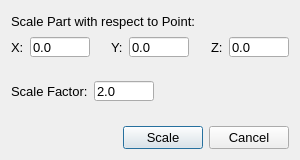
<?xml version="1.0" encoding="UTF-8"?>
<ui version="4.0">
 <class>scaleDialog</class>
 <widget class="QDialog" name="scaleDialog">
  <property name="windowModality">
   <enum>Qt::NonModal</enum>
  </property>
  <property name="geometry">
   <rect>
    <x>0</x>
    <y>0</y>
    <width>300</width>
    <height>160</height>
   </rect>
  </property>
  <property name="sizePolicy">
   <sizepolicy hsizetype="Preferred" vsizetype="Preferred">
    <horstretch>0</horstretch>
    <verstretch>0</verstretch>
   </sizepolicy>
  </property>
  <property name="windowTitle">
   <string>Scale</string>
  </property>
  <property name="modal">
   <bool>false</bool>
  </property>
  <layout class="QHBoxLayout" name="horizontalLayout_5">
   <item>
    <layout class="QVBoxLayout" name="verticalLayout">
     <item>
      <layout class="QHBoxLayout" name="horizontalLayout">
       <item>
        <widget class="QLabel" name="ScaleWRTPointLabel">
         <property name="font">
          <font>
           <pointsize>10</pointsize>
          </font>
         </property>
         <property name="text">
          <string>Scale Part with respect to Point:</string>
         </property>
        </widget>
       </item>
       <item>
        <spacer name="horizontalSpacer_3">
         <property name="orientation">
          <enum>Qt::Horizontal</enum>
         </property>
         <property name="sizeHint" stdset="0">
          <size>
           <width>158</width>
           <height>20</height>
          </size>
         </property>
        </spacer>
       </item>
      </layout>
     </item>
     <item>
      <layout class="QHBoxLayout" name="horizontalLayout_2">
       <item>
        <widget class="QLabel" name="XLabel">
         <property name="font">
          <font>
           <pointsize>10</pointsize>
          </font>
         </property>
         <property name="text">
          <string>X:</string>
         </property>
        </widget>
       </item>
       <item>
        <widget class="QLineEdit" name="XLineEdit">
         <property name="sizePolicy">
          <sizepolicy hsizetype="Maximum" vsizetype="Fixed">
           <horstretch>0</horstretch>
           <verstretch>0</verstretch>
          </sizepolicy>
         </property>
         <property name="minimumSize">
          <size>
           <width>60</width>
           <height>16</height>
          </size>
         </property>
         <property name="maximumSize">
          <size>
           <width>60</width>
           <height>22</height>
          </size>
         </property>
         <property name="font">
          <font>
           <pointsize>10</pointsize>
          </font>
         </property>
         <property name="text">
          <string>0.0</string>
         </property>
        </widget>
       </item>
       <item>
        <spacer name="horizontalSpacer">
         <property name="orientation">
          <enum>Qt::Horizontal</enum>
         </property>
         <property name="sizeHint" stdset="0">
          <size>
           <width>28</width>
           <height>20</height>
          </size>
         </property>
        </spacer>
       </item>
       <item>
        <widget class="QLabel" name="YLabel">
         <property name="font">
          <font>
           <pointsize>10</pointsize>
          </font>
         </property>
         <property name="text">
          <string>Y:</string>
         </property>
        </widget>
       </item>
       <item>
        <widget class="QLineEdit" name="YLineEdit">
         <property name="sizePolicy">
          <sizepolicy hsizetype="Maximum" vsizetype="Fixed">
           <horstretch>0</horstretch>
           <verstretch>0</verstretch>
          </sizepolicy>
         </property>
         <property name="minimumSize">
          <size>
           <width>60</width>
           <height>16</height>
          </size>
         </property>
         <property name="maximumSize">
          <size>
           <width>60</width>
           <height>22</height>
          </size>
         </property>
         <property name="font">
          <font>
           <pointsize>10</pointsize>
          </font>
         </property>
         <property name="text">
          <string>0.0</string>
         </property>
        </widget>
       </item>
       <item>
        <spacer name="horizontalSpacer_2">
         <property name="orientation">
          <enum>Qt::Horizontal</enum>
         </property>
         <property name="sizeHint" stdset="0">
          <size>
           <width>28</width>
           <height>20</height>
          </size>
         </property>
        </spacer>
       </item>
       <item>
        <widget class="QLabel" name="ZLabel">
         <property name="font">
          <font>
           <pointsize>10</pointsize>
          </font>
         </property>
         <property name="text">
          <string>Z:</string>
         </property>
        </widget>
       </item>
       <item>
        <widget class="QLineEdit" name="ZLineEdit">
         <property name="sizePolicy">
          <sizepolicy hsizetype="Maximum" vsizetype="Fixed">
           <horstretch>0</horstretch>
           <verstretch>0</verstretch>
          </sizepolicy>
         </property>
         <property name="minimumSize">
          <size>
           <width>60</width>
           <height>16</height>
          </size>
         </property>
         <property name="maximumSize">
          <size>
           <width>60</width>
           <height>22</height>
          </size>
         </property>
         <property name="font">
          <font>
           <pointsize>10</pointsize>
          </font>
         </property>
         <property name="text">
          <string>0.0</string>
         </property>
        </widget>
       </item>
      </layout>
     </item>
     <item>
      <spacer name="verticalSpacer_2">
       <property name="orientation">
        <enum>Qt::Vertical</enum>
       </property>
       <property name="sizeHint" stdset="0">
        <size>
         <width>20</width>
         <height>40</height>
        </size>
       </property>
      </spacer>
     </item>
     <item>
      <layout class="QHBoxLayout" name="horizontalLayout_3">
       <item>
        <widget class="QLabel" name="ScaleFactLabel">
         <property name="font">
          <font>
           <pointsize>10</pointsize>
          </font>
         </property>
         <property name="text">
          <string>Scale Factor:</string>
         </property>
        </widget>
       </item>
       <item>
        <widget class="QLineEdit" name="ScaleFactorLineEdit">
         <property name="sizePolicy">
          <sizepolicy hsizetype="Maximum" vsizetype="Fixed">
           <horstretch>0</horstretch>
           <verstretch>0</verstretch>
          </sizepolicy>
         </property>
         <property name="minimumSize">
          <size>
           <width>60</width>
           <height>16</height>
          </size>
         </property>
         <property name="maximumSize">
          <size>
           <width>60</width>
           <height>22</height>
          </size>
         </property>
         <property name="font">
          <font>
           <pointsize>10</pointsize>
          </font>
         </property>
         <property name="text">
          <string>2.0</string>
         </property>
        </widget>
       </item>
       <item>
        <spacer name="horizontalSpacer_4">
         <property name="orientation">
          <enum>Qt::Horizontal</enum>
         </property>
         <property name="sizeHint" stdset="0">
          <size>
           <width>188</width>
           <height>20</height>
          </size>
         </property>
        </spacer>
       </item>
      </layout>
     </item>
     <item>
      <spacer name="verticalSpacer">
       <property name="orientation">
        <enum>Qt::Vertical</enum>
       </property>
       <property name="sizeHint" stdset="0">
        <size>
         <width>20</width>
         <height>40</height>
        </size>
       </property>
      </spacer>
     </item>
     <item>
      <layout class="QHBoxLayout" name="horizontalLayout_4">
       <item>
        <spacer name="horizontalSpacer_5">
         <property name="orientation">
          <enum>Qt::Horizontal</enum>
         </property>
         <property name="sizeHint" stdset="0">
          <size>
           <width>40</width>
           <height>20</height>
          </size>
         </property>
        </spacer>
       </item>
       <item>
        <widget class="QPushButton" name="ScalePushButton">
         <property name="font">
          <font>
           <pointsize>10</pointsize>
          </font>
         </property>
         <property name="text">
          <string>Scale</string>
         </property>
        </widget>
       </item>
       <item>
        <widget class="QPushButton" name="CancelPushButton">
         <property name="font">
          <font>
           <pointsize>10</pointsize>
          </font>
         </property>
         <property name="text">
          <string>Cancel</string>
         </property>
        </widget>
       </item>
      </layout>
     </item>
    </layout>
   </item>
  </layout>
 </widget>
 <resources/>
 <connections>
  <connection>
   <sender>CancelPushButton</sender>
   <signal>clicked()</signal>
   <receiver>scaleDialog</receiver>
   <slot>reject()</slot>
   <hints>
    <hint type="sourcelabel">
     <x>351</x>
     <y>169</y>
    </hint>
    <hint type="destinationlabel">
     <x>199</x>
     <y>99</y>
    </hint>
   </hints>
  </connection>
 </connections>
</ui>
